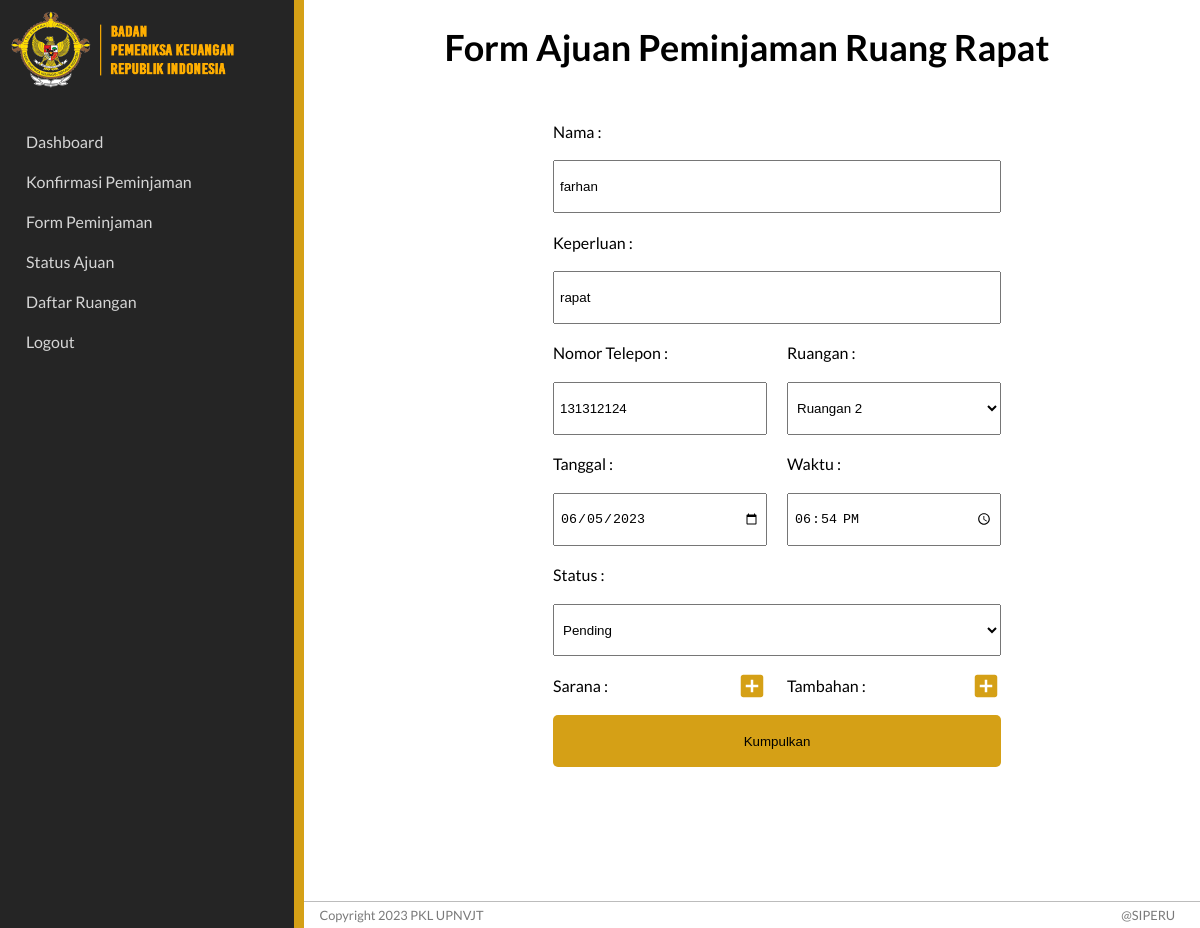
Page /edit.php?id_pinjam=117 on the committed database.
### tables this page shows
CREATE TABLE `t_pinjam` (
  `id_pinjam` int(11) NOT NULL,
  `nama` varchar(45) NOT NULL,
  `keperluan` varchar(45) NOT NULL,
  `telp` bigint(20) NOT NULL,
  `id_ruangan` int(11) NOT NULL,
  `tanggal` date NOT NULL,
  `waktu` time NOT NULL,
  `tambahan` text NOT NULL,
  `status` text NOT NULL
);

CREATE TABLE `t_ruangan` (
  `id_ruangan` int(11) NOT NULL,
  `n_ruangan` varchar(45) NOT NULL,
  `kuota` int(255) NOT NULL
);

### index_files/conndb3.php (called while the page is built, shortened)
<?php
	function connection(){
		$dbHost = 'localhost';
		$dbUsername = 'root';
		$dbPassword = '';
		$dbName = 'pinjam_ruangan';
		$conn = mysqli_connect($dbHost, $dbUsername, $dbPassword);
		mysqli_select_db($conn, $dbName);
		return $conn;
	}
 ?>

### edit.php (the view, shortened to what this page needs)
<?php
include('./index_files/conndb3.php');
$result    = mysqli_query(connection(), "SELECT * FROM t_pinjam,t_ruangan WHERE t_pinjam.id_ruangan = t_ruangan.id_ruangan and id_pinjam = '$_GET[id_pinjam]'");
?>
<html lang="en">
<head>
    <link rel="stylesheet" href="css/style.css">
</head>
<body>
    <section class="sidebarr">
        <?php
        include('./sidebar/sidebar.php')
        ?>
    </section>
    <section class="main">
        <div class="title">Form Ajuan Peminjaman Ruang Rapat</div>
        <div class="forms">
            <?php while ($data = mysqli_fetch_array($result)) : ?>
                <form role="form" action="" enctype="multipart/form-data" method="POST" autocomplete="off">
                    <div class="inputCont">
                        <label class="labnam" for="nama">Nama :</label>
                        <input class="innam" type="text" name="namaUpd" id="nama" value="<?= $data['nama']; ?> " readonly>
                        <label class="labkep" for="keperluan">Keperluan :</label>
                        <input class="inkep" type="text" name="keperluanUpd" id="keperluan" value="<?= $data['keperluan']; ?>" readonly>
                        <label class="labtel" for="telp">Nomor Telepon :</label>
                        <input class="intel" type="text" name="telpUpd" id="telp" value="<?= $data['telp']; ?>" readonly>
                        <label class="labru" for="ruanganUpd">Ruangan :</label>
                        <select class="inru" id="ruanganUpd" name="ruanganUpd" size="1">
                            <option value="<?= $data['id_ruangan']; ?>" selected><?= $data['n_ruangan']; ?></option>
                        </select>
                        <label class="labtan" for="tanggalUpd">Tanggal :</label>
                        <input class="intan" type="date" name="tanggalUpd" id="tanggalUpd" name="tanggalUpd" value="<?= $data['tanggal']; ?>">
                        <label class="labwa" for="Upd">Waktu :</label>
                        <input class="inwa" type="time" name="waktuUpd" id="Upd" value="<?= $data['waktu']; ?>">
                        <label class="labsta" for="statusUpd">Status :</label>
                        <select class="insta" id="statusUpd" name="statusUpd" size="1">
                            <option value="Pending" selected>Pending</option>
                        </select>
                        <label class="labsar1" for="sarana">Sarana :</label>
                        <svg id="sar-btn1" class="insar1" xmlns="http://www.w3.org/2000/svg" viewBox="0 0 24 24">
                            <path d="M11 17h2v-4h4v-2h-4V7h-2v4H7v2h4v4Zm-6 4q-.825 0-1.413-.588T3 19V5q0-.825.588-1.413T5 3h14q.825 0 1.413.588T21 5v14q0 .825-.588 1.413T19 21H5Z" />
                        </svg>
                        <label class="labket1" for="tambahan">Tambahan :</label>
                        <svg id="sar-btn2" class="inket1" xmlns="http://www.w3.org/2000/svg" viewBox="0 0 24 24">
                            <path d="M11 17h2v-4h4v-2h-4V7h-2v4H7v2h4v4Zm-6 4q-.825 0-1.413-.588T3 19V5q0-.825.588-1.413T5 3h14q.825 0 1.413.588T21 5v14q0 .825-.588 1.413T19 21H5Z" />
                        </svg>
                        <input class="button" type="submit" value="Kumpulkan" name="proses" />
                    </div>
                </form>
            <?php endwhile; ?>
        </div>
        <div class="footerCont">
            <div class="footer">
                <p class="p1">Copyright 2023 PKL UPNVJT </p>
                <p class="p2">@SIPERU</p>
            </div>
        </div>
    </section>
</body>
</html>

### css/style.css (style rules this page uses)
* { box-sizing: border-box; margin: 0px; padding: 0px; }
body { font-family: "lato", sans-serif; overflow-x: hidden; }
.main { height: 100%; margin-bottom: 8rem; }
.title { padding-top: 25px; margin-bottom: 1em; font-size: 36px; font-weight: 700; text-align: center; }
.inputCont { display: grid; grid-template-columns: 25% 25% 25% 25%; grid-template-rows: repeat(13, 19%); gap: 3px 20px; padding: 0px 25px; }
input, select { padding: 0px 5px; }
.labnam { grid-column: 2/3; grid-row: 1/2; align-self: center; }
.innam { grid-column: 2/4; grid-row: 2/3; }
.labkep { grid-column: 2/3; grid-row: 3/4; align-self: center; }
.inkep { grid-column: 2/4; grid-row: 4/5; }
.labtel { grid-column: 2/3; grid-row: 5/6; align-self: center; }
.intel { grid-column: 2/3; grid-row: 6/7; }
.labru { grid-column: 3/4; grid-row: 5/6; align-self: center; }
.inru { grid-column: 3/4; grid-row: 6/7; }
.labtan { grid-column: 2/3; grid-row: 7/8; align-self: center; }
.intan { grid-column: 2/3; grid-row: 8/9; }
.labwa { grid-column: 3/4; grid-row: 7/8; align-self: center; }
.inwa { grid-column: 3/4; grid-row: 8/9; }
.labsta { grid-column: 2/3; grid-row: 9/10; align-self: center; }
.insta { grid-column: 2/4; grid-row: 10/11; }
.labsar1 { align-self: center; grid-column: 2/3; grid-row: 11/12; }
.insar1 { align-self: center; justify-self: end; width: 50px; width: 30px; fill: #d5a016; border: 0px; grid-column: 2/3; grid-row: 11/12; }
.labket1 { align-self: center; grid-column: 3/4; grid-row: 11/12; }
.inket1 { align-self: center; justify-self: end; width: 50px; width: 30px; fill: #d5a016; border: 0px; grid-column: 3/4; grid-row: 11/12; }
.button { border-radius: 5px; font-weight: 400; color: black; background-color: #d5a016; border: 0px; grid-column: 2/4; grid-row: 12/13; }
.footerCont { box-shadow: 0px -1px 0px #bcbcbc; padding: 5px; z-index: -0; position: fixed; bottom: 0; width: 100%; background-color: rgb(255, 255, 255); }
.p1 { margin-left: 23em; float: left; }
.p2 { float: right; }
.footer { font-size: 0.8em; padding: 0px 20px; color: #7a7a7a; }

### rows in the picture
t_pinjam: namaUpd "farhan", keperluanUpd "rapat", telpUpd "131312124", ruanganUpd "Ruangan 2", tanggalUpd "06/05/2023", waktuUpd "18:54:00"
